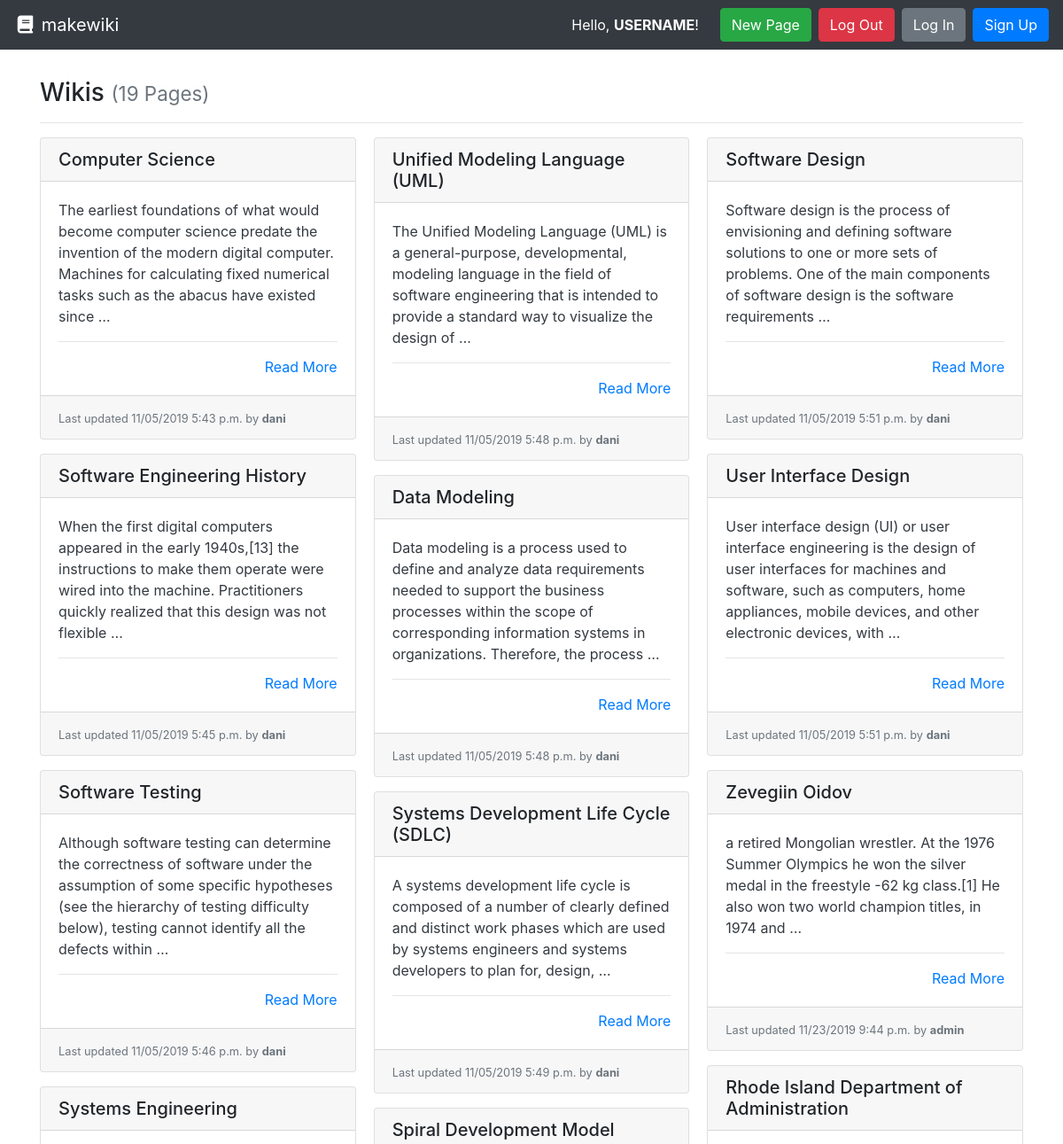
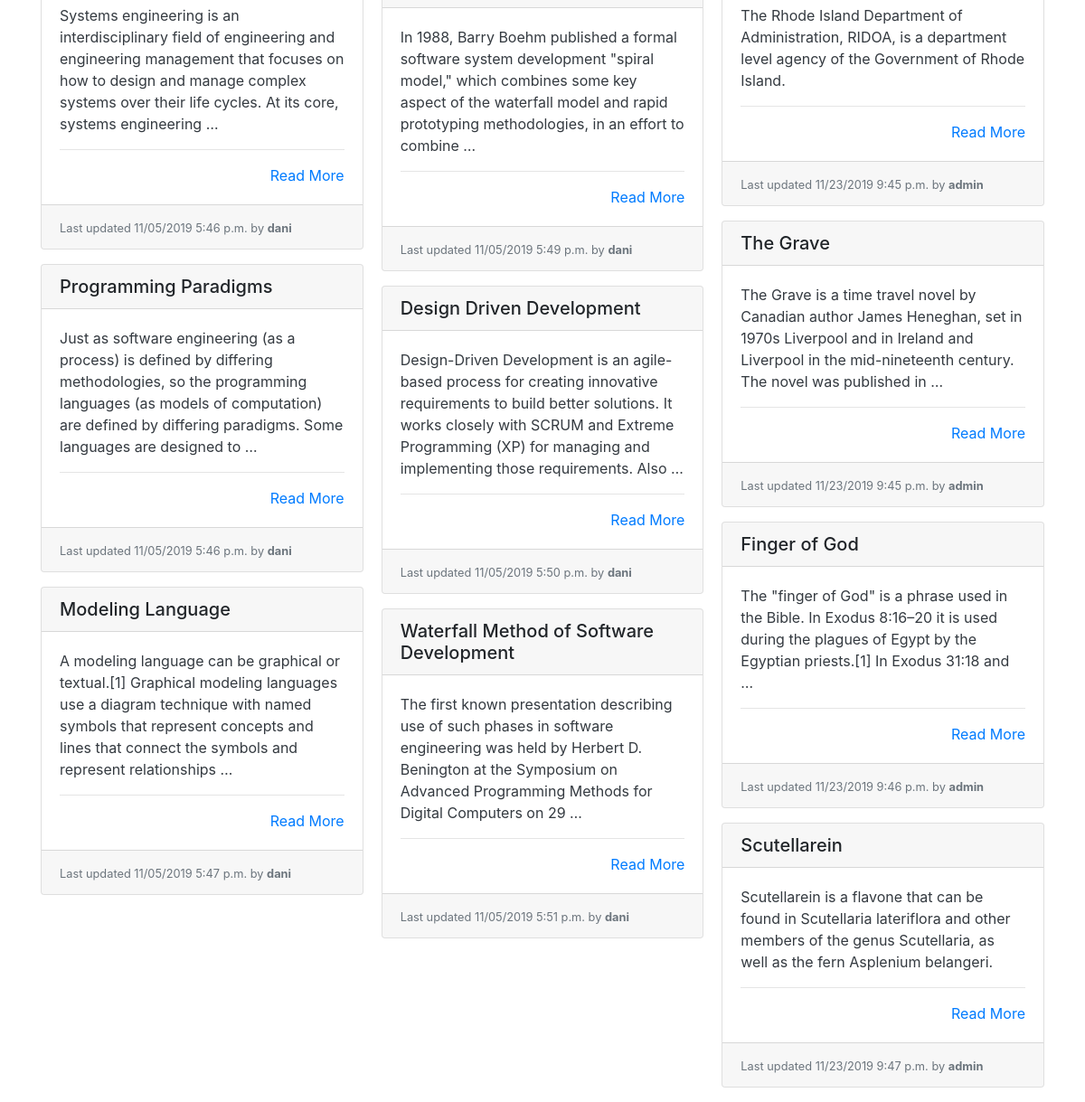
The page / on the database its author committed (2 pictures, top to bottom).
### wiki/models.py (models this page shows, shortened)
class Page(models.Model):
    title = models.CharField(max_length=settings.WIKI_PAGE_TITLE_MAX_LENGTH, unique=True,
                             help_text="Title of your page.")
    author = models.ForeignKey(User, on_delete=models.PROTECT,
                               help_text="The user that posted this article.")
    slug = models.CharField(max_length=settings.WIKI_PAGE_TITLE_MAX_LENGTH, blank=True, editable=False,
                            help_text="Unique URL path to access this page. Generated by the system.")
    content = models.TextField(
        help_text="Write the content of your page here.")
    created = models.DateTimeField(auto_now_add=True,
                                   help_text="The date and time this page was created. Automatically generated when the model saves.")
    modified = models.DateTimeField(auto_now=True,
                                    help_text="The date and time this page was updated. Automatically generated when the model updates.")

### wiki/views.py (the view)
# urls.py: path('', PageListView.as_view(), name='wiki-list-page'),
class PageListView(ListView):
    model = Page
    def get(self, request):
        pages = self.get_queryset().all()
        return render(request, 'list.html', {
          'pages': pages
        })

### wiki/templates/list.html
{% extends "base.html" %}
{% block content %}
  <h3>Wikis {% if pages %}<small class="text-muted">({{ pages|length }} Page{{ pages|length|pluralize:"s" }})</small>{% endif %}</h3>
  <hr>
  {% if pages %}
    <div class="card-columns">
      {% for page in pages %}
        {% include "partials/card.html" %}
      {% endfor %}
    </div>
  {% else %}
    <div class="alert alert-primary" role="alert">No pages to display.</div>
  {% endif %}
{% endblock %}

### wiki/templates/partials/card.html
<div class="card mb-3">
  <h5 class="card-header ">{{ page.title }}</h5>
  <div class="card-body border-dark">
    <p class="card-text text-dark">
      {{ page.content|truncatewords_html:30 }}
      <hr>
      <div class="text-right"><a href="{% url 'wiki-details-page' page.slug %}" title="Read More">Read More</a></div>
  </div>
  <div class="card-footer">
    <small class="text-muted">Last updated {{ page.modified|date:"SHORT_DATETIME_FORMAT" }} by <b>{{ page.author.username }}</b></small>
  </div>
</div>

### rows shown on the page
Page: title "Computer Science", content "The earliest foundations of what would become computer science predate the invention of the modern digital computer. Machines for calculating fixed numerical tasks such as the abacus have existed since …", modified "11/05/2019 5:43 p.m.", author.username "dani"
Page: title "Software Engineering History", content "When the first digital computers appeared in the early 1940s,[13] the instructions to make them operate were wired into the machine. Practitioners quickly realized that this design was not flexible …", modified "11/05/2019 5:45 p.m.", author.username "dani"
Page: title "Software Testing", content "Although software testing can determine the correctness of software under the assumption of some specific hypotheses (see the hierarchy of testing difficulty below), testing cannot identify all the defects within …", modified "11/05/2019 5:46 p.m.", author.username "dani"
Page: title "Systems Engineering", content "Systems engineering is an interdisciplinary field of engineering and engineering management that focuses on how to design and manage complex systems over their life cycles. At its core, systems engineering …", modified "11/05/2019 5:46 p.m.", author.username "dani"
Page: title "Programming Paradigms", content "Just as software engineering (as a process) is defined by differing methodologies, so the programming languages (as models of computation) are defined by differing paradigms. Some languages are designed to …", modified "11/05/2019 5:46 p.m.", author.username "dani"
Page: title "Modeling Language", content "A modeling language can be graphical or textual.[1] Graphical modeling languages use a diagram technique with named symbols that represent concepts and lines that connect the symbols and represent relationships …", modified "11/05/2019 5:47 p.m.", author.username "dani"
Page: title "Unified Modeling Language (UML)", content "The Unified Modeling Language (UML) is a general-purpose, developmental, modeling language in the field of software engineering that is intended to provide a standard way to visualize the design of …", modified "11/05/2019 5:48 p.m.", author.username "dani"
Page: title "Data Modeling", content "Data modeling is a process used to define and analyze data requirements needed to support the business processes within the scope of corresponding information systems in organizations. Therefore, the process …", modified "11/05/2019 5:48 p.m.", author.username "dani"
Page: title "Systems Development Life Cycle (SDLC)", content "A systems development life cycle is composed of a number of clearly defined and distinct work phases which are used by systems engineers and systems developers to plan for, design, …", modified "11/05/2019 5:49 p.m.", author.username "dani"
Page: title "Spiral Development Model", content "In 1988, Barry Boehm published a formal software system development \"spiral model,\" which combines some key aspect of the waterfall model and rapid prototyping methodologies, in an effort to combine …", modified "11/05/2019 5:49 p.m.", author.username "dani"
Page: title "Design Driven Development", content "Design-Driven Development is an agile-based process for creating innovative requirements to build better solutions. It works closely with SCRUM and Extreme Programming (XP) for managing and implementing those requirements. Also …", modified "11/05/2019 5:50 p.m.", author.username "dani"
Page: title "Waterfall Method of Software Development", content "The first known presentation describing use of such phases in software engineering was held by Herbert D. Benington at the Symposium on Advanced Programming Methods for Digital Computers on 29 …", modified "11/05/2019 5:51 p.m.", author.username "dani"
Page: title "Software Design", content "Software design is the process of envisioning and defining software solutions to one or more sets of problems. One of the main components of software design is the software requirements …", modified "11/05/2019 5:51 p.m.", author.username "dani"
Page: title "User Interface Design", content "User interface design (UI) or user interface engineering is the design of user interfaces for machines and software, such as computers, home appliances, mobile devices, and other electronic devices, with …", modified "11/05/2019 5:51 p.m.", author.username "dani"
Page: title "Zevegiin Oidov", content "a retired Mongolian wrestler. At the 1976 Summer Olympics he won the silver medal in the freestyle -62 kg class.[1] He also won two world champion titles, in 1974 and …", modified "11/23/2019 9:44 p.m.", author.username "admin"
Page: title "Rhode Island Department of Administration", content "The Rhode Island Department of Administration, RIDOA, is a department level agency of the Government of Rhode Island.", modified "11/23/2019 9:45 p.m.", author.username "admin"
Page: title "The Grave", content "The Grave is a time travel novel by Canadian author James Heneghan, set in 1970s Liverpool and in Ireland and Liverpool in the mid-nineteenth century. The novel was published in …", modified "11/23/2019 9:45 p.m.", author.username "admin"
Page: title "Finger of God", content "The \"finger of God\" is a phrase used in the Bible. In Exodus 8:16–20 it is used during the plagues of Egypt by the Egyptian priests.[1] In Exodus 31:18 and …", modified "11/23/2019 9:46 p.m.", author.username "admin"
Page: title "Scutellarein", content "Scutellarein is a flavone that can be found in Scutellaria lateriflora and other members of the genus Scutellaria, as well as the fern Asplenium belangeri.", modified "11/23/2019 9:47 p.m.", author.username "admin"

### other values the page prints
{{ pages|length }} "19"
